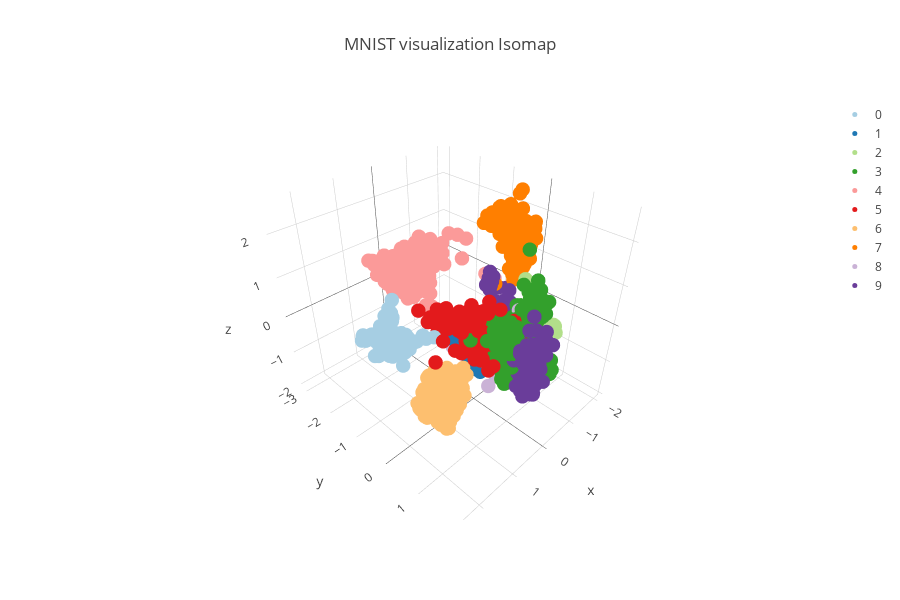

Notebook code cell kept with this figure:
### Code cell
# >>> your code here <<<

fig = go.Figure(data=data, layout=layout)

iplot(fig, show_link = False)

### Figure 1 — Plotly figure (JSON) as saved in the notebook; plotly's stock layout.template omitted (floating-point values rounded to 4 significant figures; data arrays with more than 128 entries replaced by an {"elided": "..."} marker saying what was removed)
{"data": [{"marker": {"color": "rgb(166,206,227)", "size": 5}, "mode": "markers", "name": "0", "type": "scatter3d", "uid": "5a9cb7a6-5967-42f4-8b9e-3db4b7bc9eb8", "x": {"elided": "178 float values"}, "y": {"elided": "178 float values"}, "z": {"elided": "178 float values"}}, {"marker": {"color": "rgb(31,120,180)", "size": 5}, "mode": "markers", "name": "1", "type": "scatter3d", "uid": "d7bcf8bf-365c-4934-abcc-ba798553c497", "x": {"elided": "182 float values"}, "y": {"elided": "182 float values"}, "z": {"elided": "182 float values"}}, {"marker": {"color": "rgb(178,223,138)", "size": 5}, "mode": "markers", "name": "2", "type": "scatter3d", "uid": "c7b57ca5-ff70-413c-b17b-11b148c56be5", "x": {"elided": "177 float values"}, "y": {"elided": "177 float values"}, "z": {"elided": "177 float values"}}, {"marker": {"color": "rgb(51,160,44)", "size": 5}, "mode": "markers", "name": "3", "type": "scatter3d", "uid": "c98e8a42-9a5c-4dbd-98fc-221faac595d6", "x": {"elided": "183 float values"}, "y": {"elided": "183 float values"}, "z": {"elided": "183 float values"}}, {"marker": {"color": "rgb(251,154,153)", "size": 5}, "mode": "markers", "name": "4", "type": "scatter3d", "uid": "4399ef94-9aba-4315-b487-b8afaeae17dd", "x": {"elided": "181 float values"}, "y": {"elided": "181 float values"}, "z": {"elided": "181 float values"}}, {"marker": {"color": "rgb(227,26,28)", "size": 5}, "mode": "markers", "name": "5", "type": "scatter3d", "uid": "df53ae64-b293-4ae5-89a2-758cbd41927c", "x": {"elided": "182 float values"}, "y": {"elided": "182 float values"}, "z": {"elided": "182 float values"}}, {"marker": {"color": "rgb(253,191,111)", "size": 5}, "mode": "markers", "name": "6", "type": "scatter3d", "uid": "928e1276-d406-4d6b-9f9a-bb4258d0cb6c", "x": {"elided": "181 float values"}, "y": {"elided": "181 float values"}, "z": {"elided": "181 float values"}}, {"marker": {"color": "rgb(255,127,0)", "size": 5}, "mode": "markers", "name": "7", "type": "scatter3d", "uid": "d9cfc021-56c8-4b39-bf4a-f18c7d47c10f", "x": {"elided": "179 float values"}, "y": {"elided": "179 float values"}, "z": {"elided": "179 float values"}}, {"marker": {"color": "rgb(202,178,214)", "size": 5}, "mode": "markers", "name": "8", "type": "scatter3d", "uid": "a9773654-01eb-43d7-81b1-9f247f2ffe8d", "x": {"elided": "174 float values"}, "y": {"elided": "174 float values"}, "z": {"elided": "174 float values"}}, {"marker": {"color": "rgb(106,61,154)", "size": 5}, "mode": "markers", "name": "9", "type": "scatter3d", "uid": "c579a3d6-045d-42bb-a8f0-b2bc706d9e88", "x": {"elided": "180 float values"}, "y": {"elided": "180 float values"}, "z": {"elided": "180 float values"}}], "layout": {"height": 600, "title": {"text": "MNIST visualization Isomap"}, "width": 900}}
